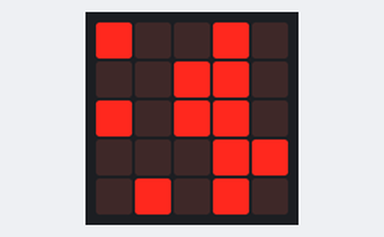
Bench run of a program on a simulated BBC micro:bit running MicroPython. Shown: the board's 5×5 LED display. Random numbers come from a fixed seed.

Above: at 1.1 s.
At 4.32 s:
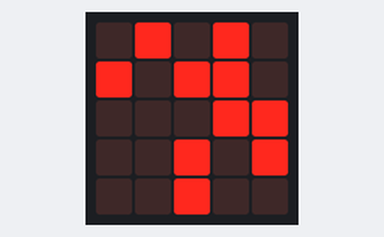
At 7.54 s:
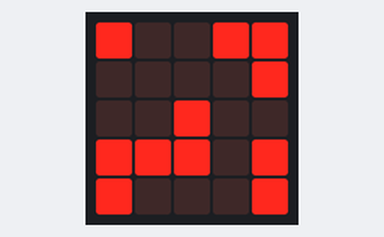
At 10.77 s:
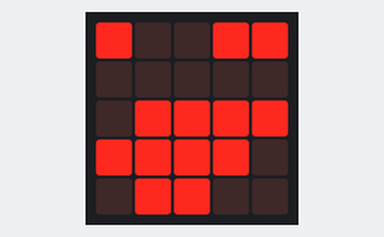
At 13.99 s:
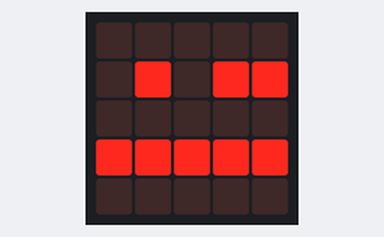
At 26.6 s:
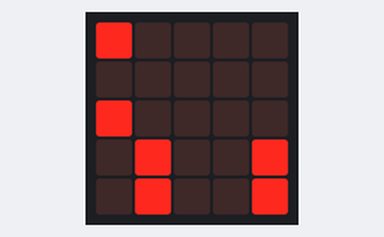

The program:

life.py
```python
# Game of life on a 5x5 toroidal board

from microbit import *
import random

ratio = 0.3


def to_pixel(bool_val):
    return 9 if bool_val else 0


def init():
    image = Image(5, 5)
    for y in range(0, 5):
        for x in range(0, 5):
            value = to_pixel(random.random() <= ratio)
            image.set_pixel(x, y, value)

    return image


def wrap(x):
    if x < 0:
        return x + 5
    elif x >= 5:
        return x - 5
    else:
        return x


def is_alive(x, y, image):
    return image.get_pixel(wrap(x), wrap(y)) > 0


def any_live(image):
    return [
        is_alive(x, y, image)
        for x in range(0, 5)
        for y in range(0, 5)
    ].count(True) > 0


def count_neighbors(x, y, image):
    return [
        is_alive(x - 1, y - 1, image),
        is_alive(x, y - 1, image),
        is_alive(x + 1, y - 1, image),
        is_alive(x - 1, y, image),
        is_alive(x + 1, y, image),
        is_alive(x - 1, y + 1, image),
        is_alive(x, y + 1, image),
        is_alive(x + 1, y + 1, image)
    ].count(True)


def count_neighbors_2(x, y, image):
    return [
        is_alive(x + x_, y + y_, image)
        for x_ in (-1, 0, 1)
        for y_ in (-1, 0, 1)
        if x_ != 0 or y_ != 0
    ].count(True)


def should_live(x, y, image):
    num_neighbors = count_neighbors_2(x, y, image)

    if num_neighbors == 2:
        return is_alive(x, y, image)
    elif num_neighbors == 3:
        return True
    else:
        return False


def next_frame(image):
    next_image = Image(5, 5)

    for y in range(0, 5):
        for x in range(0, 5):
            alive = should_live(x, y, image)
            value = to_pixel(alive)
            next_image.set_pixel(x, y, value)

    return next_image


def tween_step(image1, image2, step):
    frame = Image(5, 5)

    for x in range(0, 5):
        for y in range(0, 5):
            val1 = image1.get_pixel(x, y)
            val2 = image2.get_pixel(x, y)

            if val1 == val2:
                frame.set_pixel(x, y, val1)
            elif val1 > val2:
                frame.set_pixel(x, y, val1 - step)
            else:
                frame.set_pixel(x, y, step)

    return frame


def tween(image1, image2):
    return [
        tween_step(image1, image2, x)
        for x in range(0, 10)
    ]


last_image = init()
display.show(last_image)

while(True):
    if any_live(last_image):
        next_image = next_frame(last_image)
    else:
        sleep(2000)
        next_image = init()

    anim = tween(last_image, next_image)
    display.show(anim, delay=100)
    last_image = next_image
```
